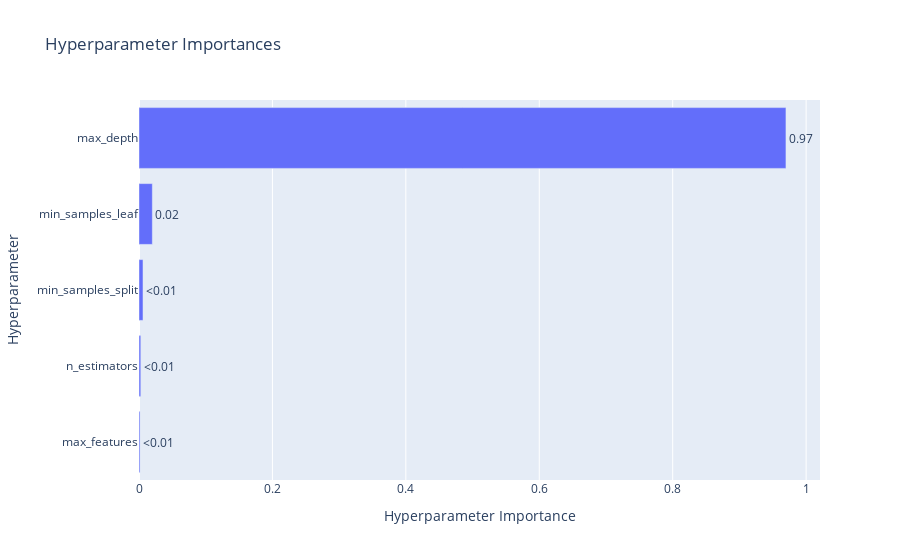

Here is the notebook cell this chart was saved with:
### Code cell
# Hyperparameter Importance
plot_param_importances(study).show()

### Figure 1 — Plotly figure (JSON) as saved in the notebook; plotly's stock layout.template omitted (floating-point values rounded to 4 significant figures)
{"data": [{"cliponaxis": false, "hovertemplate": ["max_features (CategoricalDistribution): 0.001569547984997513<extra></extra>", "n_estimators (IntDistribution): 0.002686655643441407<extra></extra>", "min_samples_split (IntDistribution): 0.005973631337658602<extra></extra>", "min_samples_leaf (IntDistribution): 0.019988898275940237<extra></extra>", "max_depth (IntDistribution): 0.9697812667579623<extra></extra>"], "name": "Objective Value", "orientation": "h", "text": ["<0.01", "<0.01", "<0.01", "0.02", "0.97"], "textposition": "outside", "type": "bar", "x": [0.00157, 0.002687, 0.005974, 0.01999, 0.9698], "y": ["max_features", "n_estimators", "min_samples_split", "min_samples_leaf", "max_depth"]}], "layout": {"title": {"text": "Hyperparameter Importances"}, "xaxis": {"title": {"text": "Hyperparameter Importance"}}, "yaxis": {"title": {"text": "Hyperparameter"}}}}
